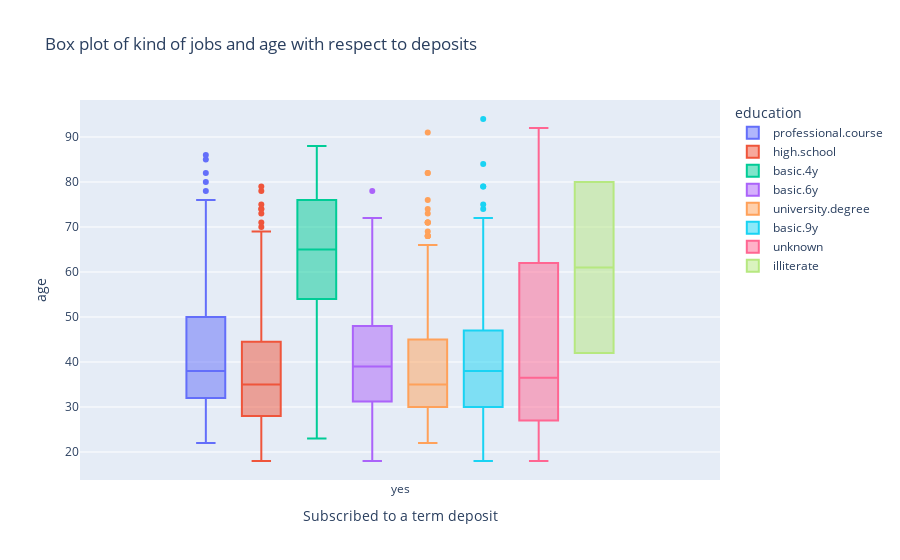

The code cell stored with this chart in its notebook:
### Markdown cell above
###### The most number of deposits came from individuals whi have a universtiy degree with >500 individuals (~35%) in the test dataset subscribing to term deposits. The second most from there were individuals who went to highschool with 350 individuals

### Code cell
fig = px.box(Final_DF_sub, x="Subscribed to a term deposit", y="age", color = 'education',title = 'Box plot of kind of jobs and age with respect to deposits')
fig.show()

### Figure 1 — Plotly figure (JSON) as saved in the notebook; plotly's stock layout.template omitted (floating-point values rounded to 4 significant figures; data arrays with more than 128 entries replaced by an {"elided": "..."} marker saying what was removed)
{"data": [{"alignmentgroup": "True", "hovertemplate": "education=professional.course<br>Subscribed to a term deposit=%{x}<br>age=%{y}<extra></extra>", "legendgroup": "professional.course", "marker": {"color": "#636efa"}, "name": "professional.course", "notched": false, "offsetgroup": "professional.course", "orientation": "v", "showlegend": true, "type": "box", "x": {"elided": "203 str values"}, "x0": " ", "xaxis": "x", "y": {"elided": "203 int values"}, "y0": " ", "yaxis": "y"}, {"alignmentgroup": "True", "hovertemplate": "education=high.school<br>Subscribed to a term deposit=%{x}<br>age=%{y}<extra></extra>", "legendgroup": "high.school", "marker": {"color": "#EF553B"}, "name": "high.school", "notched": false, "offsetgroup": "high.school", "orientation": "v", "showlegend": true, "type": "box", "x": {"elided": "336 str values"}, "x0": " ", "xaxis": "x", "y": {"elided": "336 int values"}, "y0": " ", "yaxis": "y"}, {"alignmentgroup": "True", "hovertemplate": "education=basic.4y<br>Subscribed to a term deposit=%{x}<br>age=%{y}<extra></extra>", "legendgroup": "basic.4y", "marker": {"color": "#00cc96"}, "name": "basic.4y", "notched": false, "offsetgroup": "basic.4y", "orientation": "v", "showlegend": true, "type": "box", "x": {"elided": "149 str values"}, "x0": " ", "xaxis": "x", "y": {"elided": "149 int values"}, "y0": " ", "yaxis": "y"}, {"alignmentgroup": "True", "hovertemplate": "education=basic.6y<br>Subscribed to a term deposit=%{x}<br>age=%{y}<extra></extra>", "legendgroup": "basic.6y", "marker": {"color": "#ab63fa"}, "name": "basic.6y", "notched": false, "offsetgroup": "basic.6y", "orientation": "v", "showlegend": true, "type": "box", "x": ["yes", "yes", "yes", "yes", "yes", "yes", "yes", "yes", "yes", "yes", "yes", "yes", "yes", "yes", "yes", "yes", "yes", "yes", "yes", "yes", "yes", "yes", "yes", "yes", "yes", "yes", "yes", "yes", "yes", "yes", "yes", "yes", "yes", "yes", "yes", "yes", "yes", "yes", "yes", "yes", "yes", "yes", "yes", "yes", "yes", "yes", "yes", "yes", "yes", "yes", "yes", "yes", "yes", "yes", "yes", "yes", "yes", "yes", "yes", "yes", "yes", "yes", "yes"], "x0": " ", "xaxis": "x", "y": [25, 38, 19, 39, 34, 37, 28, 36, 48, 22, 69, 39, 27, 36, 39, 42, 34, 37, 26, 48, 48, 37, 45, 57, 28, 27, 37, 67, 42, 78, 57, 41, 18, 39, 41, 72, 28, 54, 19, 47, 31, 51, 42, 72, 18, 39, 43, 48, 27, 48, 32, 33, 51, 40, 50, 72, 31, 35, 35, 38, 50, 29, 63], "y0": " ", "yaxis": "y"}, {"alignmentgroup": "True", "hovertemplate": "education=university.degree<br>Subscribed to a term deposit=%{x}<br>age=%{y}<extra></extra>", "legendgroup": "university.degree", "marker": {"color": "#FFA15A"}, "name": "university.degree", "notched": false, "offsetgroup": "university.degree", "orientation": "v", "showlegend": true, "type": "box", "x": {"elided": "563 str values"}, "x0": " ", "xaxis": "x", "y": {"elided": "563 int values"}, "y0": " ", "yaxis": "y"}, {"alignmentgroup": "True", "hovertemplate": "education=basic.9y<br>Subscribed to a term deposit=%{x}<br>age=%{y}<extra></extra>", "legendgroup": "basic.9y", "marker": {"color": "#19d3f3"}, "name": "basic.9y", "notched": false, "offsetgroup": "basic.9y", "orientation": "v", "showlegend": true, "type": "box", "x": {"elided": "162 str values"}, "x0": " ", "xaxis": "x", "y": {"elided": "162 int values"}, "y0": " ", "yaxis": "y"}, {"alignmentgroup": "True", "hovertemplate": "education=unknown<br>Subscribed to a term deposit=%{x}<br>age=%{y}<extra></extra>", "legendgroup": "unknown", "marker": {"color": "#FF6692"}, "name": "unknown", "notched": false, "offsetgroup": "unknown", "orientation": "v", "showlegend": true, "type": "box", "x": ["yes", "yes", "yes", "yes", "yes", "yes", "yes", "yes", "yes", "yes", "yes", "yes", "yes", "yes", "yes", "yes", "yes", "yes", "yes", "yes", "yes", "yes", "yes", "yes", "yes", "yes", "yes", "yes", "yes", "yes", "yes", "yes", "yes", "yes", "yes", "yes", "yes", "yes", "yes", "yes", "yes", "yes", "yes", "yes", "yes", "yes", "yes", "yes", "yes", "yes", "yes", "yes", "yes", "yes", "yes", "yes", "yes", "yes", "yes", "yes", "yes", "yes", "yes", "yes", "yes", "yes", "yes", "yes", "yes", "yes", "yes", "yes", "yes", "yes", "yes", "yes", "yes", "yes", "yes", "yes", "yes", "yes", "yes", "yes", "yes", "yes", "yes", "yes", "yes", "yes", "yes", "yes", "yes", "yes"], "x0": " ", "xaxis": "x", "y": [30, 56, 64, 69, 25, 63, 35, 28, 18, 63, 41, 20, 32, 34, 52, 20, 29, 20, 24, 39, 64, 32, 58, 92, 59, 20, 18, 70, 46, 30, 28, 22, 27, 56, 44, 42, 78, 27, 32, 27, 31, 20, 53, 44, 19, 62, 18, 35, 67, 60, 62, 80, 39, 36, 53, 28, 77, 42, 29, 19, 66, 27, 75, 33, 31, 63, 43, 46, 92, 63, 21, 20, 65, 78, 45, 51, 20, 71, 20, 52, 23, 26, 77, 37, 27, 20, 36, 77, 33, 47, 29, 24, 82, 20], "y0": " ", "yaxis": "y"}, {"alignmentgroup": "True", "hovertemplate": "education=illiterate<br>Subscribed to a term deposit=%{x}<br>age=%{y}<extra></extra>", "legendgroup": "illiterate", "marker": {"color": "#B6E880"}, "name": "illiterate", "notched": false, "offsetgroup": "illiterate", "orientation": "v", "showlegend": true, "type": "box", "x": ["yes", "yes"], "x0": " ", "xaxis": "x", "y": [42, 80], "y0": " ", "yaxis": "y"}], "layout": {"boxmode": "group", "legend": {"title": {"text": "education"}, "tracegroupgap": 0}, "title": {"text": "Box plot of kind of jobs and age with respect to deposits"}, "xaxis": {"anchor": "y", "domain": [0, 1], "title": {"text": "Subscribed to a term deposit"}}, "yaxis": {"anchor": "x", "domain": [0, 1], "title": {"text": "age"}}}}
